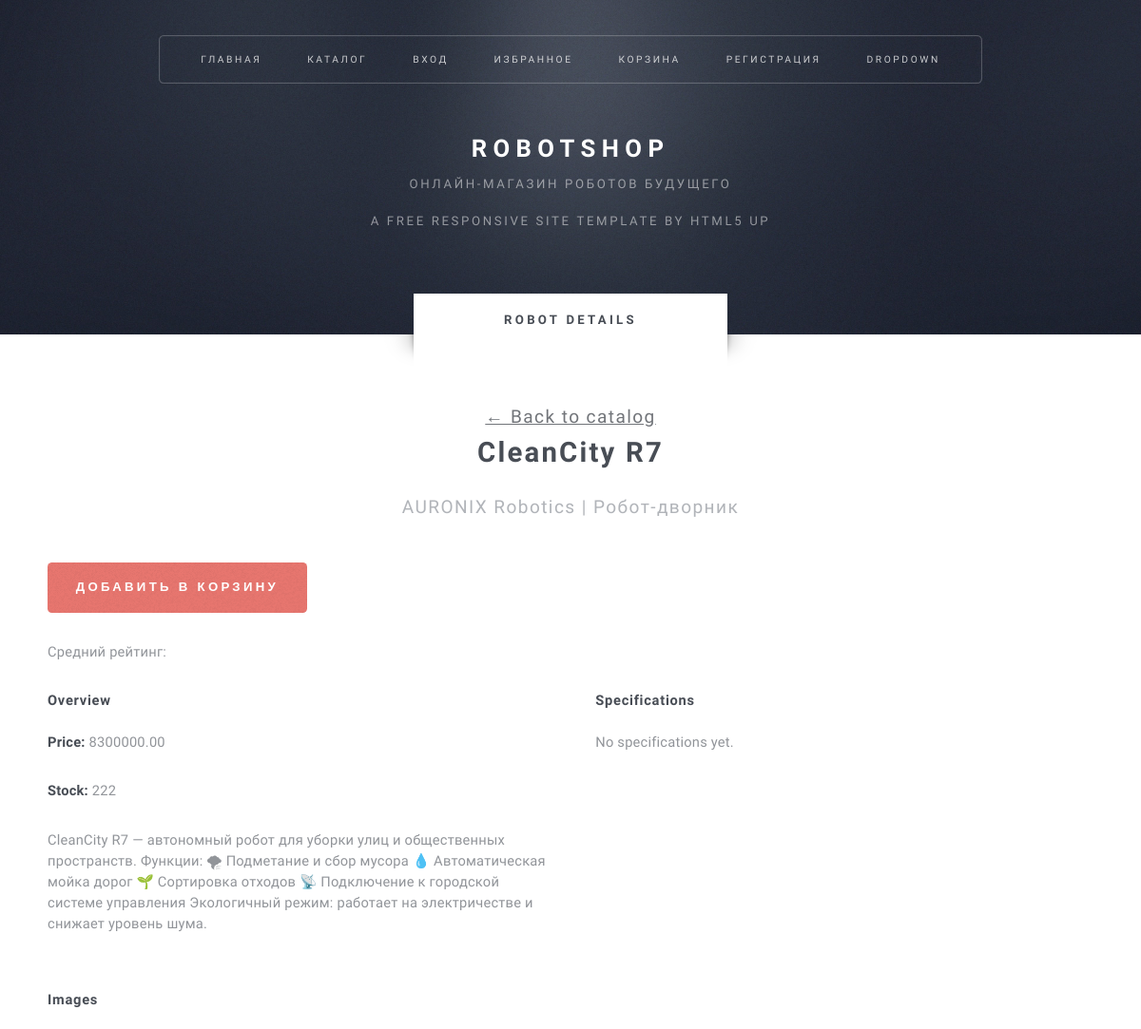
/catalog/cleancity-r7/ (upper part), run on an earlier commit of the app's database.
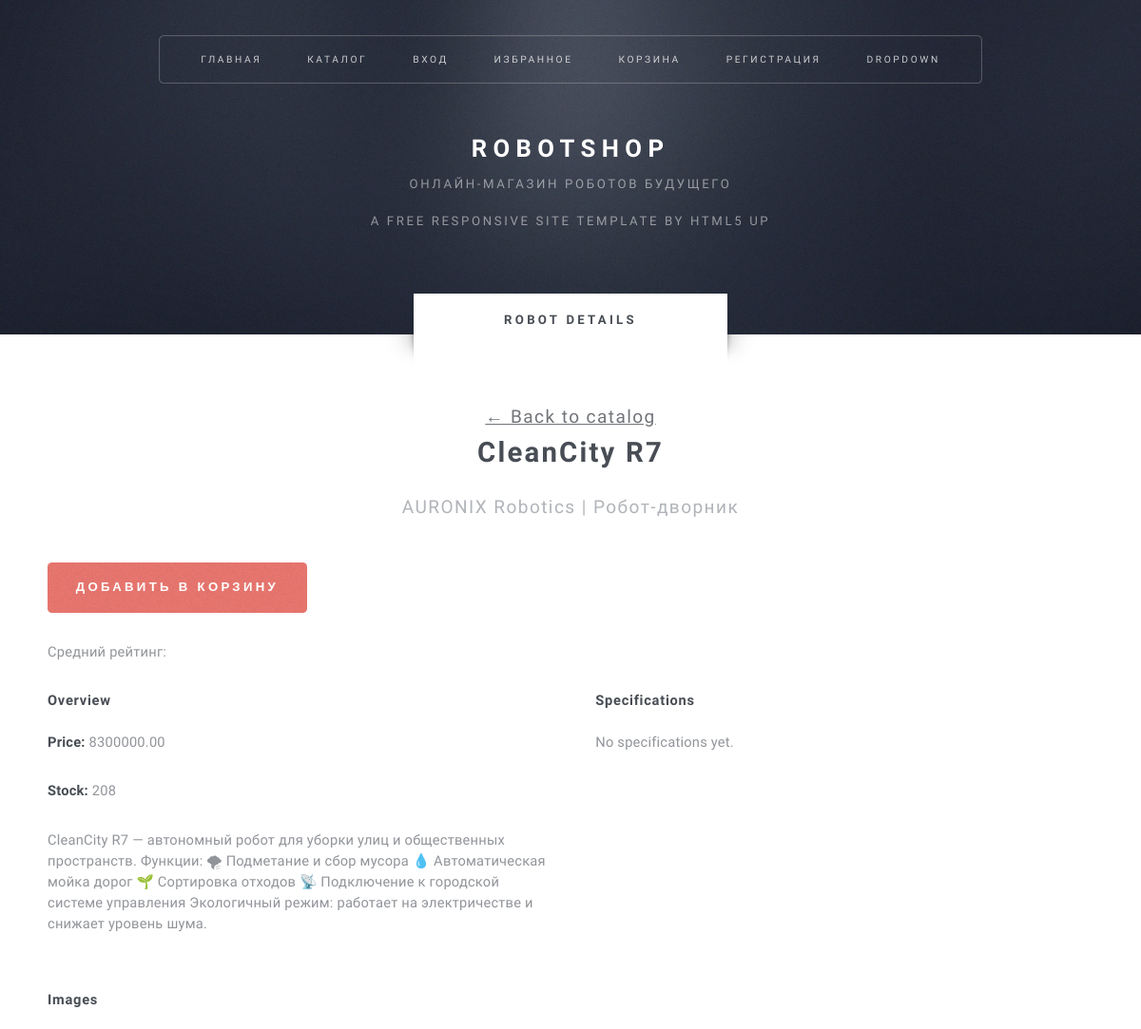
And on a later commit of the database.
### catalog/models.py (models this page shows, shortened)
class Robot(TimeStampedModel):
    name = models.CharField(max_length=180)
    slug = models.SlugField(max_length=200, unique=True)
    category = models.ForeignKey(
        Category,
        on_delete=models.PROTECT,
        related_name="robots",
    )
    brand = models.ForeignKey(
        Brand,
        on_delete=models.PROTECT,
        related_name="robots",
    )
    tags = models.ManyToManyField(Tag, blank=True, related_name="robots")
    description = models.TextField(blank=True)
    price = models.DecimalField(max_digits=10, decimal_places=2)
    stock = models.PositiveIntegerField(default=0, validators=[MinValueValidator(0)])
    is_active = models.BooleanField(default=True)
    class Meta:
        ordering = ["name"]

class Brand(TimeStampedModel):
    name = models.CharField(max_length=120, unique=True)
    description = models.TextField(blank=True)
    is_active = models.BooleanField(default=True)
    class Meta:
        ordering = ["name"]

class Category(TimeStampedModel):
    name = models.CharField(max_length=120, unique=True)
    slug = models.SlugField(max_length=140, unique=True)
    description = models.TextField(blank=True)
    is_active = models.BooleanField(default=True)
    class Meta:
        ordering = ["name"]

### catalog/views.py (the view)
# urls.py: path("<slug:slug>/", views.robot_detail, name="detail"),
def robot_detail(request, slug):
    robot = get_object_or_404(
        Robot.objects.select_related("category", "brand").prefetch_related(
            "tags", "images", "spec_values__specification"
        ),
        slug=slug,
        is_active=True,
    )
    return render(request, "catalog/robot_detail.html", {"robot": robot})

### cart/context_processors.py (called while the page is built)
def cart_info(request):
    if request.user.is_authenticated:
        cart = Cart.objects.filter(user=request.user, is_active=True).first()
        if cart:
            count = sum(item.quantity for item in cart.items.all())
        else:
            count = 0
    else:
        count = 0
    return {
        "cart_items_count": count
    }

### templates/catalog/robot_detail.html (shortened to what this page needs)
{% extends "pages/robot_layout.html" %}
{% load static %}
{% block robot_page_title %}Robot Details{% endblock %}
{% block robot_content %}
<article class="box post">
  <header class="style1">
    <p><a href="{% url 'catalog:list' %}">&larr; Back to catalog</a></p>
    <h2>{{ robot.name }}</h2>
    <p>{{ robot.brand.name }} | {{ robot.category.name }}</p>
  </header>
<form method="post" action="{% url 'cart:add' robot.id %}">
  <button type="submit" class="button style1">Добавить в корзину</button>
</form>
<p>
Средний рейтинг:
</p>
  <div class="row gtr-150">
    <div class="col-6 col-12-medium">
      <section class="box">
        <header>
          <h3>Overview</h3>
        </header>
        <p><strong>Price:</strong> {{ robot.price }}</p>
        <p><strong>Stock:</strong> {{ robot.stock }}</p>
        <p>{{ robot.description }}</p>
      </section>
    </div>
    <div class="col-6 col-12-medium">
      <section class="box">
        <header>
          <h3>Specifications</h3>
        </header>
        <ul class="style3">
          {% for spec in robot.spec_values.all %}
            <li>{{ spec.specification.name }}: {{ spec.value }} {{ spec.specification.unit }}</li>
          {% empty %}
            <li>No specifications yet.</li>
          {% endfor %}
        </ul>
      </section>
    </div>
  </div>
</article>
<section class="box">
  <header>
    <h3>Images</h3>
  </header>
  <div class="row">
    {% for image in robot.images.all %}
      <div class="col-4 col-12-small">
      </div>
    {% empty %}
      <div class="col-4 col-12-small">
        <span class="image fit">
          <img src="{% static 'theme/images/pic01.jpg' %}" alt="{{ robot.name }}" />
        </span>
      </div>
    {% endfor %}
  </div>
</section>
{% endblock %}

What changed in the data, as far as the page shows it:
changed Robot "CleanCity R7": stock "222" → "208"
